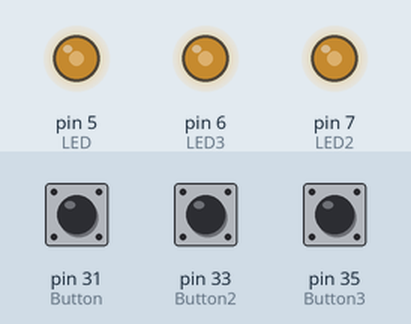
The sketch below on a simulated Arduino Mega 2560, built with avr-gcc and run on an emulated ATmega2560. On the bench: output pins drawn as LEDs (lit = HIGH). The inputs (shaded band) are chosen by the test bench; at power-on: pin 31 (Button) HIGH, pin 33 (Button2) HIGH, pin 35 (Button3) HIGH.

Above: at 1.2 s.
1.3 s: pin 31 (Button) pulled LOW for 0.15 s
At 1.42 s:
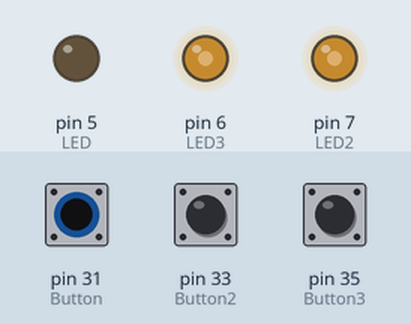
2.9 s: pin 33 (Button2) pulled LOW for 1 s
At 3.7 s:
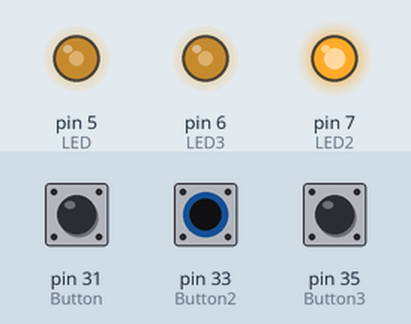
5.4 s: pin 31 (Button) pulled LOW for 1 s
At 7.2 s:
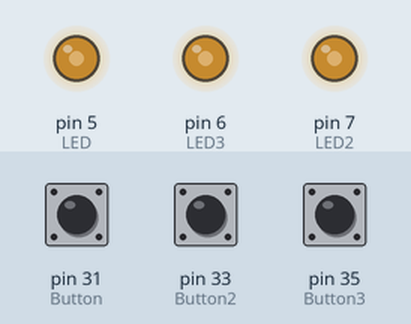
7.9 s: pin 33 (Button2) pulled LOW for 0.15 s
At 8.02 s:
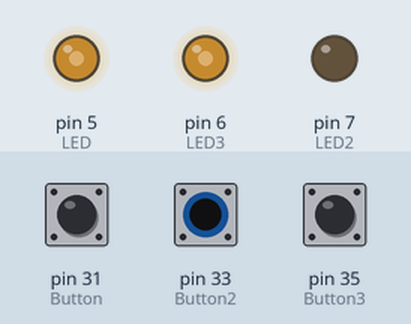
Timing chart, 0 to 10.5 s (numbered marks = the images above; inputs shaded):
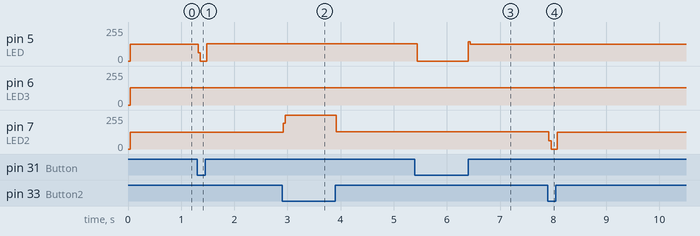

Measured:
- after the input at 1.3 s, pin 5 (LED): 127/255 → 0/255 at once, → 128/255 0.16 s later
- after the input at 2.9 s, pin 7 (LED2): 127/255 → 255/255 at once, → 128/255 1.0 s later
- after the input at 5.4 s, pin 5 (LED): 128/255 → 0/255 at once, → 127/255 0.96 s later
- after the input at 7.9 s, pin 7 (LED2): 128/255 → 0/255 at once, → 127/255 0.16 s later

The sketch:

temp_remote_button_check_code.ino
```cpp
//Button_01
//Control LED on and off by a push button
//
// created by uvvvvw
// 2015-04-05
//
const int Button = 31; //Define button pin
const int LED = 5; //Define LED pin
int LED_state = LOW; //Status of LED : LOW(on), HIGH(off)


const int Button2 = 33; //Define button pin
const int LED2 = 7; //Define LED pin
int LED_state2 = LOW; //Status of LED : LOW(on), HIGH(off)


const int Button3 = 35; //Define button pin
const int LED3 = 6; //Define LED pin
int LED_state3 = LOW; //Status of LED : LOW(on), HIGH(off)


void setup()
{
pinMode(Button, INPUT);
digitalWrite(Button, HIGH); //Use internal pull up resistor for the button. It saved a resistor for the button.
//
pinMode(Button2, INPUT);
digitalWrite(Button2, HIGH); //Use internal pull up resistor for the button. It saved a resistor for the button.

pinMode(Button3, INPUT);
digitalWrite(Button3, HIGH); //Use internal pull up resistor for the button. It saved a resistor for the button.

pinMode( LED, OUTPUT);
digitalWrite( LED, HIGH);

pinMode( LED2, OUTPUT);
digitalWrite( LED2, HIGH);

pinMode( LED3, OUTPUT);
digitalWrite( LED3, HIGH);
}


void loop()
{
///////////////1st relay///////////////////
{
if (digitalRead(Button)==HIGH) //if button is pressed
{
if ( LED_state == LOW)
{//if the LED is off at this moment,
digitalWrite( LED, HIGH); //turn it on
LED_state = HIGH; //new status of the LED is HIGH
}
else
{//if the LED is on at this moment,
digitalWrite( LED, LOW); //trun it off
LED_state = LOW; //new status of the LED is LOW
}
}
//delay(300); //A very simple way to handle button bouncing, but need to adjust the delay time to optimize the result.
}
/////////2nd relay///////////////
{
if (digitalRead(Button2)==HIGH) //if button is pressed
{
if ( LED_state2 == LOW)
{//if the LED is off at this moment,
digitalWrite( LED2, HIGH); //turn it on
LED_state2 = HIGH; //new status of the LED is HIGH
}
else
{//if the LED is on at this moment,
digitalWrite( LED2, LOW); //trun it off
LED_state2 = LOW; //new status of the LED is LOW
}
}
//delay(300); //A very simple way to handle button bouncing, but need to adjust the delay time to optimize the result.
}
////////3 relay///////////////////
{
if (digitalRead(Button3)==HIGH) //if button is pressed
{
if ( LED_state3 == LOW)
{//if the LED is off at this moment,
digitalWrite( LED3, HIGH); //turn it on
LED_state3 = HIGH; //new status of the LED is HIGH
}
else
{//if the LED is on at this moment,
digitalWrite( LED3, LOW); //trun it off
LED_state3 = LOW; //new status of the LED is LOW
}
}
//delay(300); //A very simple way to handle button bouncing, but need to adjust the delay time to optimize the result.
}
}
```
